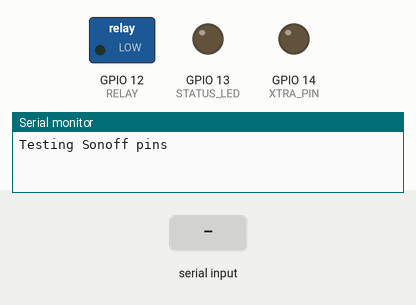
This sketch was run on a simulated ESP8266 (NodeMCU). Shown: switched loads named in the sketch (green lamp = pin HIGH), output pins drawn as LEDs (lit = HIGH), the last lines printed to the serial monitor. Inputs (shaded band) come from the test bench.

Above: at 1.2 s.
1.3 s: "l" received over Serial
At 1.9 s:
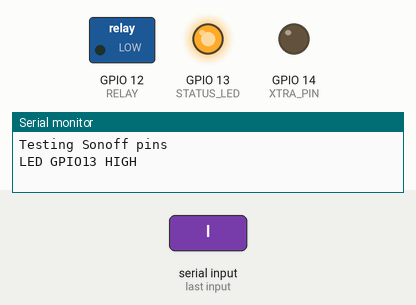
2.8 s: "r" received over Serial
At 3.1 s:
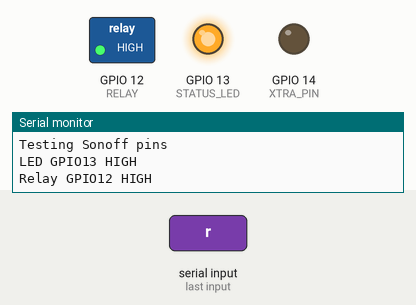
4.3 s: "L" received over Serial
At 5.4 s:
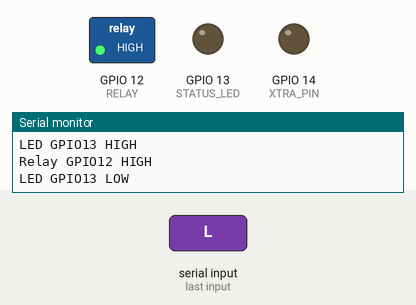
5.8 s: "x" received over Serial
At 6.5 s:
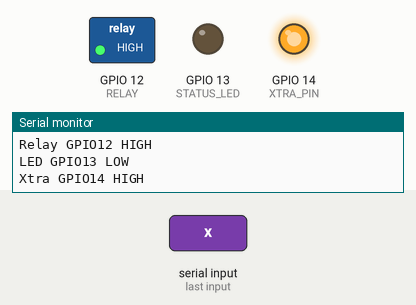
7.3 s: "R" received over Serial
At 7.7 s:
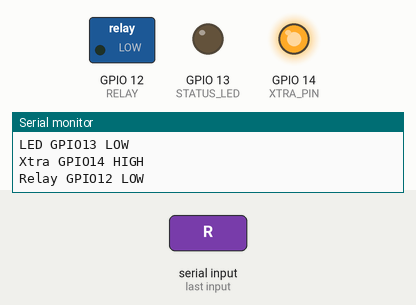
8.8 s: "l" received over Serial
At 10.0 s:
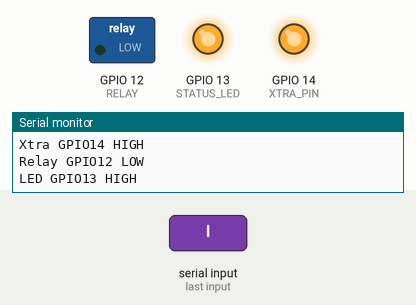
Timing chart, 0 to 11.3 s (numbered marks = the images above; inputs shaded):
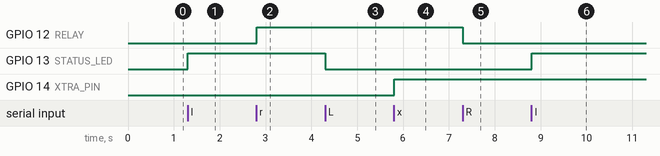

The sketch:

ESP8266_sonoff_TestPins.ino
```cpp
// Testing Sonoff Basic
//
// by Jordi Binefa - twitter.com/jordibinefa
// 20190405 - wiki.binefa.cat
#include <ESP8266WiFi.h>

#define BUTTON 0 /* Button */
#define STATUS_LED 13 /* Status LED */
#define RELAY 12 /* Relay */
#define XTRA_PIN 14 /* Extra pin*/

String szMsg;

bool bRelay, bLed, bXtra;

void delayESP8266(unsigned long ulMilliseconds) {
  unsigned long ulPreviousMillis = millis();

  do {
    yield();
  } while (millis() - ulPreviousMillis <= ulMilliseconds);
}

void setup() {
  Serial.begin(115200);

  pinMode(STATUS_LED, OUTPUT);
  pinMode(BUTTON, INPUT );
  pinMode(RELAY, OUTPUT);
  pinMode(XTRA_PIN, OUTPUT);
  bRelay = bLed = bXtra = LOW;
  Serial.println("Testing Sonoff pins");
}

void vManageMsg() {
  if (szMsg == "i" || szMsg == "I") {
    if (digitalRead(BUTTON))
      Serial.println("Button is not pressed: GPIO0 HIGH");
    else
      Serial.println("Button is pressed: GPIO0 LOW");
  }
  if (szMsg == "l" || szMsg == "L") {
    bLed = !bLed;
    digitalWrite(STATUS_LED, bLed);
    Serial.print("LED GPIO13");
    (bLed)?Serial.println(" HIGH"):Serial.println(" LOW");
  }
  if (szMsg == "r" || szMsg == "R") {
    bRelay = !bRelay;
    digitalWrite(RELAY, bRelay);
    Serial.print("Relay GPIO12");
    (bRelay)?Serial.println(" HIGH"):Serial.println(" LOW");
  }
  if (szMsg == "x" || szMsg == "X") {
    bXtra = !bXtra;
    digitalWrite(XTRA_PIN, bXtra);
    Serial.print("Xtra GPIO14");
    (bXtra)?Serial.println(" HIGH"):Serial.println(" LOW");
  }
}

void loop() {
  while (Serial.available()) {
    delayESP8266(3);
    char c = Serial.read();
    szMsg += c;
  }
  vManageMsg();
  szMsg = "";
  digitalWrite(STATUS_LED, bLed);
  digitalWrite(RELAY, bRelay);
  digitalWrite(XTRA_PIN, bXtra);
}
```

Measured:
- after the input at 1.3 s, GPIO 13 (STATUS_LED): LOW → HIGH at once
- after the input at 2.8 s, GPIO 12 (RELAY): LOW → HIGH at once
- after the input at 4.3 s, GPIO 13 (STATUS_LED): HIGH → LOW at once
- after the input at 5.8 s, GPIO 14 (XTRA_PIN): LOW → HIGH at once
- after the input at 7.3 s, GPIO 12 (RELAY): HIGH → LOW at once
- after the input at 8.8 s, GPIO 13 (STATUS_LED): LOW → HIGH at once
